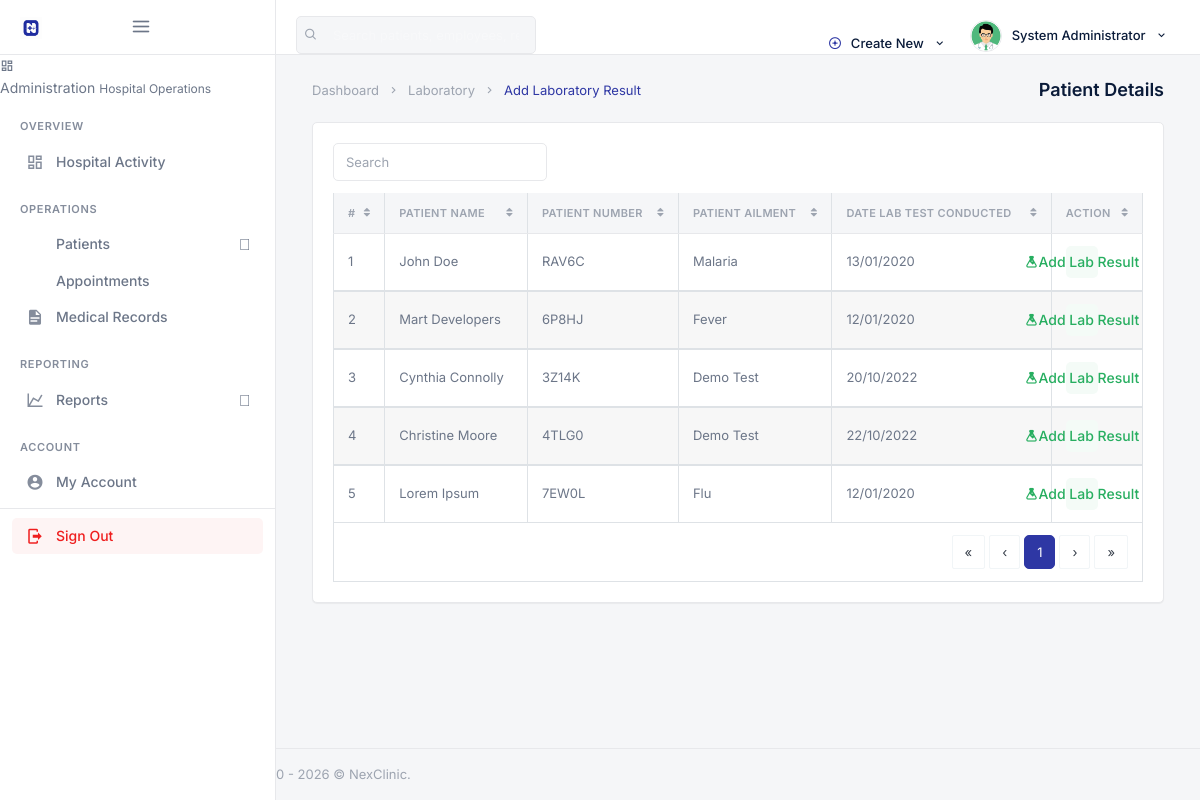
Screenshot of /backend/admin/laboratory/his_admin_patient_lab_result.php (signed in) with the database file from the repository.
### tables this page shows
CREATE TABLE `his_admin` (
  `ad_id` int(20) NOT NULL,
  `ad_fname` varchar(200) DEFAULT NULL,
  `ad_lname` varchar(200) DEFAULT NULL,
  `ad_email` varchar(200) DEFAULT NULL,
  `ad_pwd` varchar(200) DEFAULT NULL,
  `ad_dpic` varchar(200) DEFAULT NULL
);

CREATE TABLE `his_laboratory` (
  `lab_id` int(20) NOT NULL,
  `ordered_by` int(20) DEFAULT NULL,
  `validated_by` int(20) DEFAULT NULL,
  `lab_pat_name` varchar(200) DEFAULT NULL,
  `lab_pat_ailment` varchar(200) DEFAULT NULL,
  `lab_pat_number` varchar(200) DEFAULT NULL,
  `lab_pat_tests` longtext,
  `lab_pat_results` longtext,
  `lab_number` varchar(200) DEFAULT NULL,
  `lab_date_rec` timestamp NULL DEFAULT CURRENT_TIMESTAMP ON UPDATE CURRENT_TIMESTAMP
);

### backend/assets/inc/nex_paths.php (called while the page is built, shortened)
<?php
function nex_admin_base() {
    return isset($GLOBALS['nex_admin_base']) ? (string) $GLOBALS['nex_admin_base'] : '';
}
function nex_admin_url($path) {
    $path = ltrim((string) $path, '/');
    return nex_admin_base() . $path;
}

### backend/security.php (called while the page is built, shortened)
<?php
function escape_output($string) {
    return htmlspecialchars((string) $string, ENT_QUOTES, 'UTF-8');
}

### backend/admin/laboratory/his_admin_patient_lab_result.php (the view, shortened to what this page needs)
<?php
require __DIR__ . '/../_init.php';
?>
<!DOCTYPE html>
<html lang="en">
<?php include __DIR__ . '/../assets/inc/head.php';?>
    <body>
        <div id="wrapper">
                <?php include __DIR__ . '/../assets/inc/nav.php';?>
                <?php include __DIR__ . '/../assets/inc/sidebar.php';?>
            <div class="content-page">
                <div class="content">
                    <div class="container-fluid">
                        <div class="row">
                            <div class="col-12">
                                <div class="page-title-box">
                                    <div class="page-title-right">
                                        <ol class="breadcrumb m-0">
                                            <li class="breadcrumb-item"><a href="javascript: void(0);">Dashboard</a></li>
                                            <li class="breadcrumb-item"><a href="javascript: void(0);">Laboratory</a></li>
                                            <li class="breadcrumb-item active">Add Laboratory Result</li>
                                        </ol>
                                    </div>
                                    <h4 class="page-title">Patient Details</h4>
                                </div>
                            </div>
                        </div>
                        <div class="row">
                            <div class="col-12">
                                <div class="card-box">
                                    <div class="mb-2">
                                        <div class="row">
                                            <div class="col-12 text-sm-center form-inline" >
                                                <div class="form-group">
                                                    <input id="demo-foo-search" type="text" placeholder="Search" class="form-control form-control-sm" autocomplete="on">
                                                </div>
                                            </div>
                                        </div>
                                    </div>
                                    <div class="table-responsive">
                                        <table id="demo-foo-filtering" class="table table-bordered toggle-circle mb-0" data-page-size="7">
                                            <thead>
                                            <tr>
                                                <th>#</th>
                                                <th data-toggle="true">Patient Name</th>
                                                <th data-hide="phone">Patient Number</th>
                                                <th data-hide="phone">Patient Ailment</th>
                                                <th data-hide="phone">Date Lab Test Conducted</th>
                                                <th data-hide="phone">Action</th>
                                            </tr>
                                            </thead>
                                            <?php
                                                $ret="SELECT * FROM  his_laboratory ORDER BY RAND() ";
                                                $stmt= $mysqli->prepare($ret) ;
                                                $stmt->execute() ;
                                                $res=$stmt->get_result();
                                                $cnt=1;
                                                while($row=$res->fetch_object())
                                                {
                                                    $mysqlDateTime = $row->lab_date_rec;
                                            ?>
                                                <tbody>
                                                <tr>
                                                    <td><?php echo escape_output($cnt); ?></td>
                                                    <td><?php echo escape_output($row->lab_pat_name); ?></td>
                                                    <td><?php echo escape_output($row->lab_pat_number); ?></td>
                                                    <td><?php echo escape_output($row->lab_pat_ailment); ?></td>
                                                    <td><?php echo date("d/m/Y", strtotime($mysqlDateTime));?></td>
                                                    <td><a href="his_admin_add_single_lab_result.php?lab_number=<?php echo escape_output($row->lab_number); ?>" class="badge badge-success"><i class="mdi mdi-flask"></i> Add Lab Result</a></td>
                                                </tr>
                                                </tbody>
                                            <?php  $cnt = $cnt +1 ; }?>
                                            <tfoot>
                                            <tr class="active">
                                                <td colspan="8">
                                                    <div class="text-right">
                                                        <ul class="pagination pagination-rounded justify-content-end footable-pagination m-t-10 mb-0"></ul>
                                                    </div>
                                                </td>
                                            </tr>
                                            </tfoot>
                                        </table>
                                    </div>
                                </div>
                            </div>
                        </div>
                    </div>
                </div>
                 <?php include __DIR__ . '/../assets/inc/footer.php';?>
            </div>
        </div>
    </body>
</html>

### backend/admin/assets/inc/nav.php (shortened to what this page needs)
<?php
    $aid=$_SESSION['ad_id'];
    $ret="select * from his_admin where ad_id=?";
    $stmt= $mysqli->prepare($ret);
    $stmt->bind_param('i',$aid);
    $stmt->execute();
    $res=$stmt->get_result();
    while($row=$res->fetch_object())
    {
?>
    <div class="navbar-custom">
        <ul class="list-unstyled topnav-menu topnav-menu-left m-0">
            <li class="d-none d-lg-block">
                <form class="app-search" autocomplete="off">
                    <div class="app-search-box">
                        <button class="btn" type="button"><i class="fe-search"></i></button>
                        <input type="text" class="form-control" placeholder="Search patients, employees, records…">
                    </div>
                </form>
            </li>
        </ul>
        <div class="logo-box bg-black">
            <a href="<?php echo escape_output(nex_admin_url('his_admin_dashboard.php')); ?>" class="logo text-center">
                <span class="logo-lg">
                    <img src="<?php echo escape_output(nex_admin_url('assets/images/logo-dark.png')); ?>" alt="NexClinic" height="22">
                    <span class="ml-1 text-white font-weight-bold" style="font-size:14px;letter-spacing:-0.02em;">NexClinic</span>
                </span>
            </a>
            <button class="button-menu-mobile">
                <i class="fe-menu"></i>
            </button>
        </div>
        <ul class="list-unstyled topnav-menu float-right mb-0">
            <li class="dropdown notification-list d-none d-lg-block">
                <a class="nav-link dropdown-toggle waves-effect waves-light" data-toggle="dropdown" href="#" role="button" aria-haspopup="false" aria-expanded="false">
                    <i class="fe-plus-circle mr-1" style="color: var(--hms-primary);"></i>
                    Create New
                    <i class="mdi mdi-chevron-down ml-1"></i>
                </a>
            </li>
            <li class="dropdown notification-list">
                <a class="nav-link dropdown-toggle nav-user mr-0 waves-effect waves-light" data-toggle="dropdown" href="#" role="button" aria-haspopup="false" aria-expanded="false">
                    <img src="<?php echo escape_output(nex_admin_url('assets/images/users/' . $row->ad_dpic)); ?>" alt="User" class="rounded-circle">
                    <span class="pro-user-name ml-1 d-none d-lg-inline">
                        <?php echo escape_output($row->ad_fname); ?> <?php echo escape_output($row->ad_lname); ?>
                        <i class="mdi mdi-chevron-down ml-1"></i>
                    </span>
                </a>
            </li>
        </ul>
    </div>
<?php }?>

### rows the page displays
his_admin: ad_dpic (picture), ad_fname "System", ad_lname "Administrator"
his_laboratory: lab_pat_name "John Doe", lab_pat_number "RAV6C", lab_pat_ailment "Malaria", lab_date_rec "13/01/2020"
his_laboratory: cnt "2", lab_pat_name "Mart Developers", lab_pat_number "6P8HJ", lab_pat_ailment "Fever", lab_date_rec "12/01/2020"
his_laboratory: cnt "3", lab_pat_name "Cynthia Connolly", lab_pat_number "3Z14K", lab_pat_ailment "Demo Test", lab_date_rec "20/10/2022"
his_laboratory: cnt "4", lab_pat_name "Christine Moore", lab_pat_number "4TLG0", lab_pat_ailment "Demo Test", lab_date_rec "22/10/2022"
his_laboratory: cnt "5", lab_pat_name "Lorem Ipsum", lab_pat_number "7EW0L", lab_pat_ailment "Flu", lab_date_rec "12/01/2020"

### other values shown
escape_output($nex_ws_meta['label']) "Administration"
escape_output($nex_ws_meta['tagline']) "Hospital Operations"
escape_output($section['title']) "OVERVIEW"
escape_output($item['label']) "Hospital Activity"
escape_output($section['title']) "OPERATIONS"
escape_output($item['label']) "Patients"
escape_output($item['label']) "Appointments"
escape_output($item['label']) "Medical Records"
escape_output($section['title']) "REPORTING"
escape_output($item['label']) "Reports"
escape_output($section['title']) "ACCOUNT"
escape_output($item['label']) "My Account"
